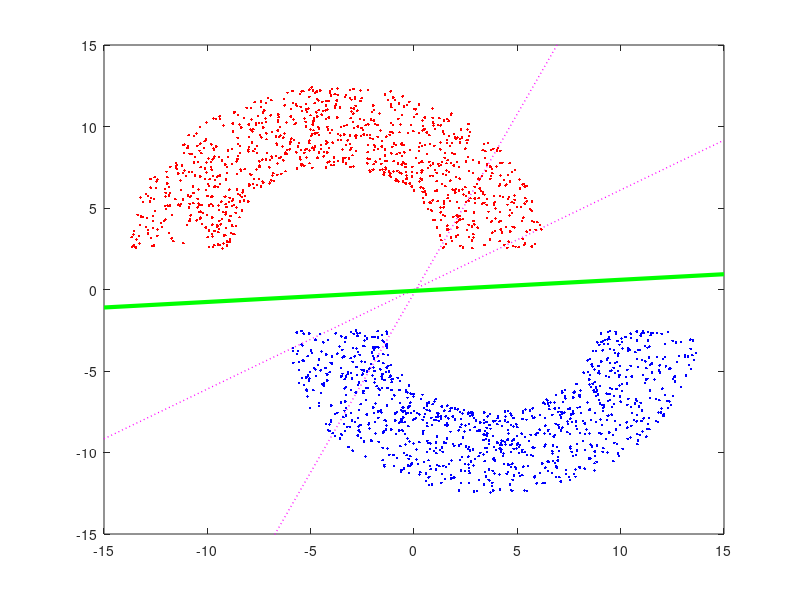

MATLAB code for this plot:
#!/usr/bin/env octave
## problem_3_1_a_fast.m
## Mac Radigan

  FORCES__SCRIPT_FILE=1;
  ux = ~isempty(getenv('LFD'));

  function ax = do_plot(ux, rad, thk, c1, c2, x1, x2, w, k_err)
    
    if ux
      show = 'on';
    else
      show = 'off';
    end
    
    %% plot input dataset
    ax = figure(30111);
    set(ax, 'visible', show);
      plot(x1(c1), x2(c1), 'LineWidth', 1, 'r.');
      hold on;
      plot(x1(c2), x2(c2), 'LineWidth', 1, 'b.');
      hold on;
      axis(15 * [-1 +1 -1 +1]);
    
    %% plot final hypothesis, g(x)
    ext = rad + thk;
    m = -w(2)/w(3);
    b = -w(1)/w(3);
    dx1 = linspace(-ext, ext, 2);
    dx2 = m * dx1 + b;
    ax = figure(30111);
    set(ax, 'visible', show);
      if k_err > 0
        plot(dx1, dx2, 'Color', 'magenta', 'LineWidth', 1, 'LineStyle', ':');
      else
        plot(dx1, dx2, 'Color', 'green', 'LineWidth', 3);
      end
      hold on;
      axis(15 * [-1 +1 -1 +1]);
    
    drawnow();
    
  end % function do_plot

  N   = 2e3;  % number of training samples
  rad = 10;   % radius of semi-circle
  thk =  5;   % thickness of semi-circle
  sep =  5;   % separation between semi-circles

  %% uniformly distributed data
  z  = (rad - thk * (1 - rand(1,N))) .* exp(-j*2*pi*rand(1,N));

  %% target function
  f = @(z) sign(angle(z));

  %% target set
  y = f(z);

  %% cartesian basis representation
  x1 = -f(z)*(rad/2-thk/4) + abs(z) .* cos(angle(z));
  x2 = f(z)*sep/2 + abs(z) .* sin(angle(z));

  %% categorical index
  c1 = y > 0;
  c2 = y < 0;

  %% Perceptron Learning Algorithm (PLA)
  t = 0;                         % training step counter
  w = zeros(1,3);                % initial weights
 %w = randn(1,3);                % initial weights
  X = [ones(size(y)); x1; x2];   % training data
  k_err = inf;                   % convergence criteria
  while k_err > 0 
    t = t + 1;                   % update training step counter
    ax = do_plot(ux, rad, thk, c1, c2, x1, x2, w, k_err);
    if ux
      fprintf(1, 'error: %f\n', k_err);
      t
      w
    end
    y_hat = sign(w*X);           % classify
    y_err = 0.5*abs(y - y_hat);  % residual
    [k_err, k] = max(y_err);     % select misclassified point
    if k_err <= 0, continue, end
    x_k = X(:,k);                %   in the training data
    y_k = y(k);                  %   in the target set
    w   = w + y_k*x_k';          % update weights
    if ux
      disp('...')
      input('...')
    end
  end % training

  ax = do_plot(ux, rad, thk, c1, c2, x1, x2, w, k_err);
  if ux
    disp('training done.')
  else
    saveas(ax, 'figures/p3.1a_fast.png');
  end
 
## *EOF*
